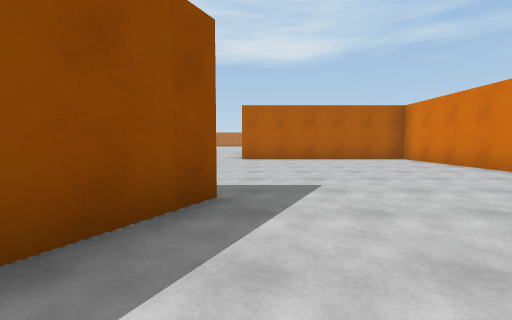
[1] (above)

21 first-person views from a walk through a Unity game level. The camera is 1.2 m above the floor, tilts 4° down and sees 90° across. The floor is counted in squares, 2 m on a side. Each view is taken from the middle of a square. On the plan, view 1 faces up. The plan holds only what a view shows up to about 9 squares ahead; the rest is blank. The place goes on beyond the plan. The player character is not drawn.

[2]
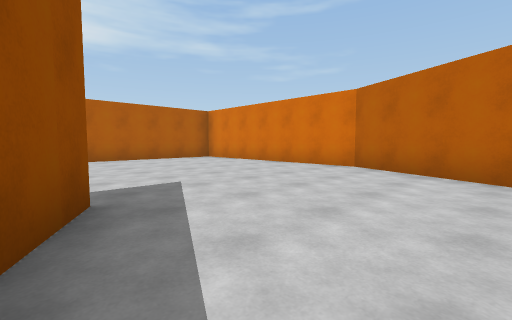

[3]
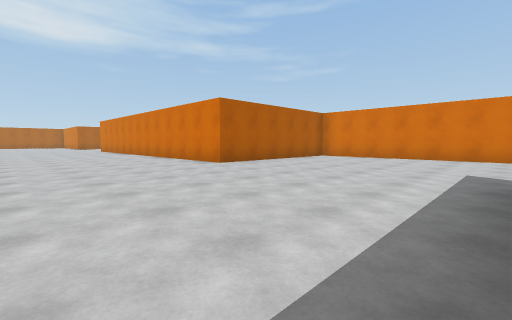

[4]
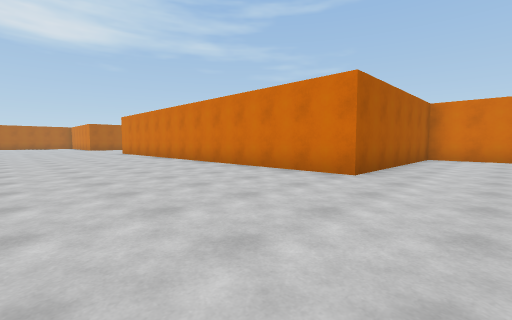

[5]
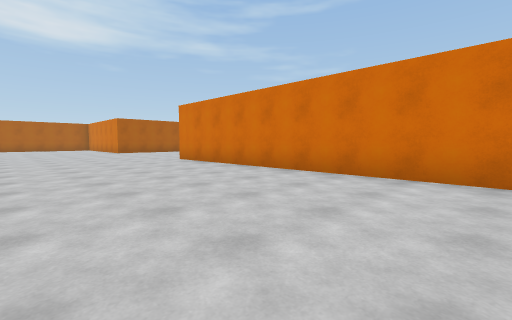

[6]
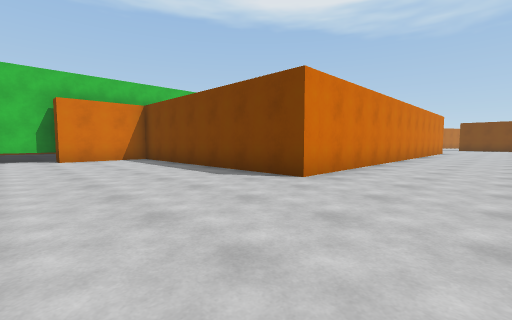

[7]
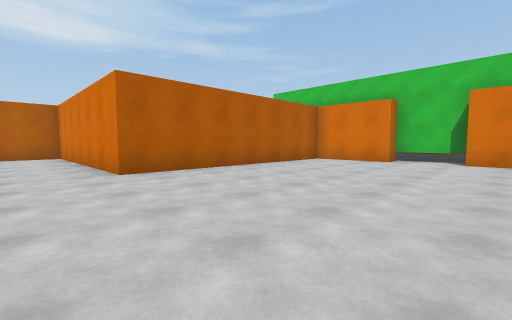

[8]
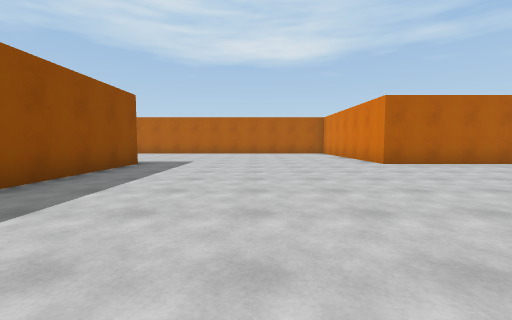

[9]
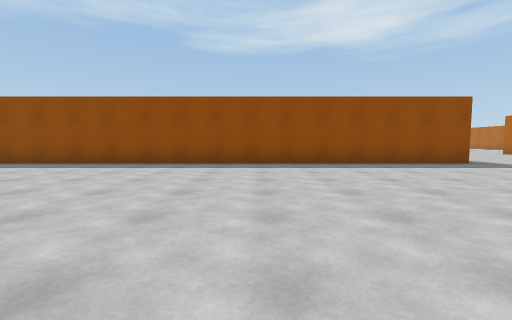

[10]
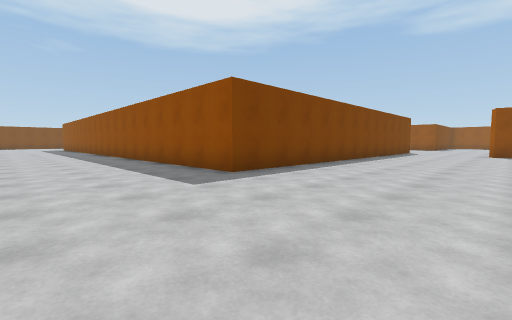

[11]
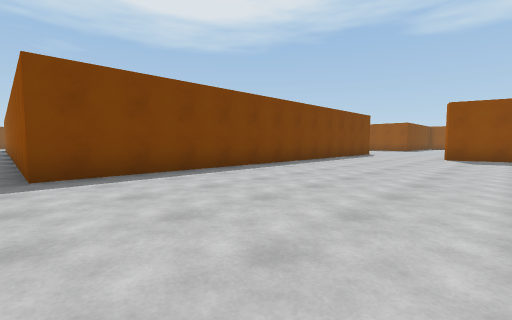

[12]
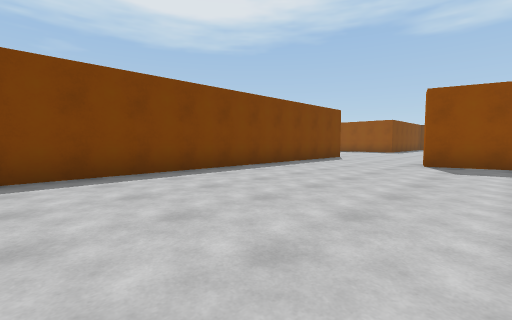

[13]
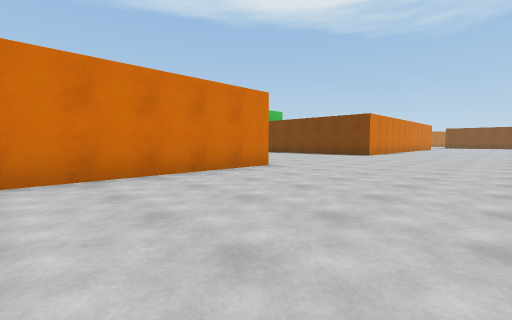

[14]
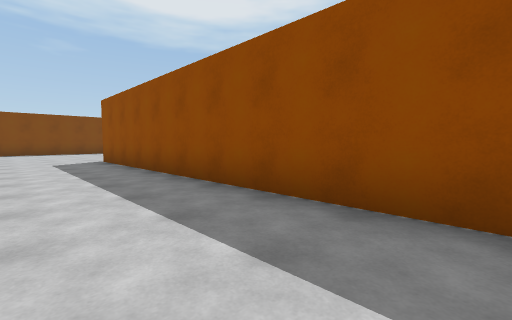

[15]
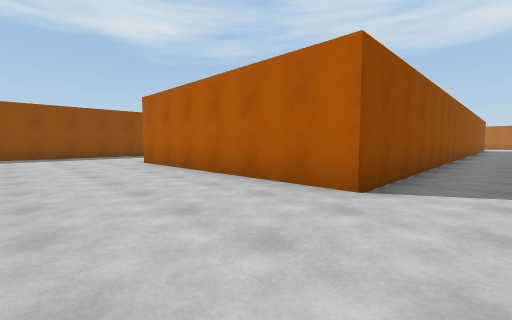

[16]
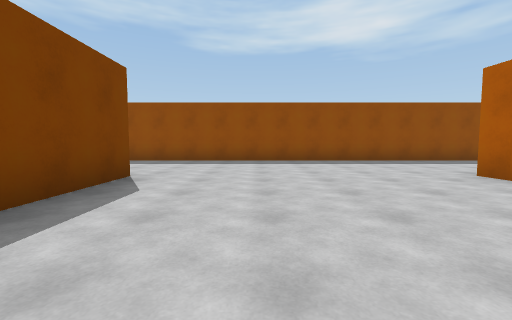

[17]
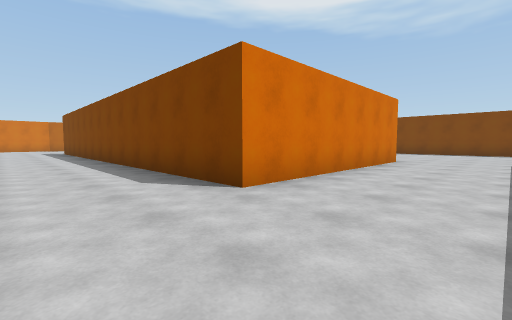

[18]
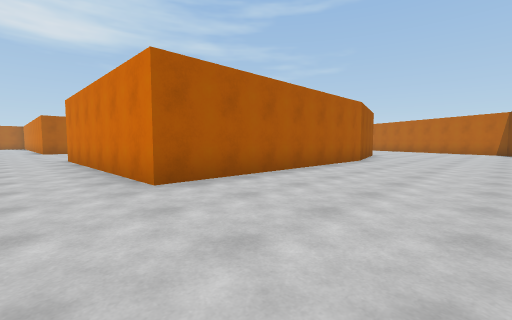

[19]
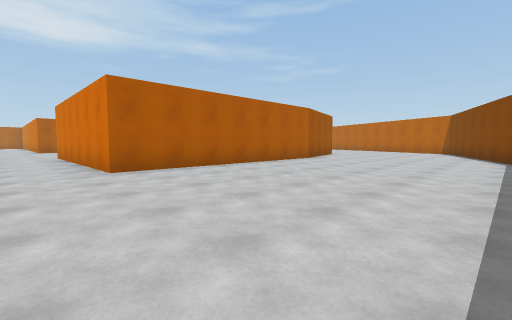

[20]
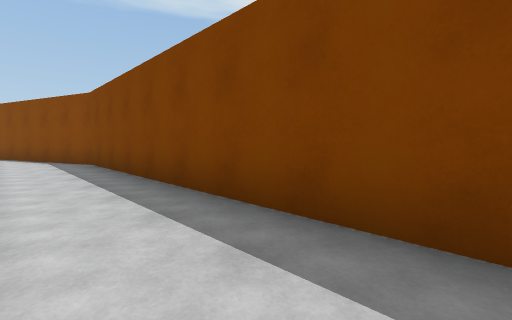

[21]
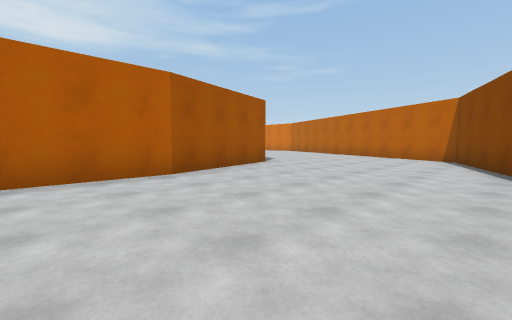

### Floor plan
Points are (right, up) in squares from view 1. A wall is a line through its corners. A room is listed if a view was taken in it or the views show most of it. See-through windows are left out.
Room 1 (views 1, 2, 3, 4, 5, 6, 7, 8, 9, 10, 11, 12, 13, 14, 15, 16, 17, 18, 19, 20, 21)
walls: (-0.4, 2.9) (-1.2, 1.2); (-17.4, 12.4) (-17.4, 0.8); (-3.1, -2.6) (-6.9, -3.6); (-6.6, -3.5) (-13.5, -3.5) (-13.5, 2.8) (-5.4, 2.8); (3.8, -0.1) (5.1, 2.7) (5.2, 9.1) (-0.5, 9) (-0.5, 21.3) (6.2, 21.3) (6.2, 23.8) (7, 23.8) (7, 25.6) (6.2, 25.6) (6.2, 27.6); (5.8, 28) (-0.5, 28) (-0.5, 33.5); (-17.9, 28.1) (-7.3, 28.1) (-7.3, 9) (-13.6, 9); (-15.1, -9.7) (-7.2, -9.7) (0.4, -6.9) (1.2, -5.3); (-17.7, 33.1) (-17.3, 31.5) (-17.9, 31.4)

Where each view was taken, in squares from view 1:
view 1: 0 up, 0 right, facing up
view 2: 0 up, 1 left, facing up-right
view 3: 3 up, 5 left, facing up-right
view 4: 7 up, 5 left, facing up-right
view 5: 13 up, 5 left, facing up-right
view 6: 25 up, 3 left, facing down-right
view 7: 23 up, 2 left, facing up-right
view 8: 21 up, 4 left, facing up
view 9: 22 up, 0 right, facing left
view 10: 32 up, 4 left, facing down-left
view 11: 33 up, 7 left, facing down-left
view 12: 33 up, 10 left, facing down-left
view 13: 33 up, 5 left, facing down-right
view 14: 18 up, 5 left, facing down-left
view 15: 6 up, 6 left, facing up-left
view 16: 5 up, 9 left, facing left
view 17: 5 up, 16 left, facing down-right
view 18: 7 down, 15 left, facing up-right
view 19: 9 down, 15 left, facing up-right
view 20: 8 down, 15 left, facing down-right
view 21: 8 down, 9 left, facing up-right
